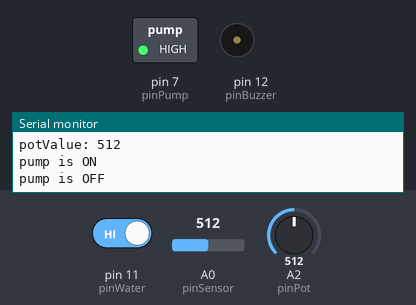
Bench run of a sketch on a simulated Arduino Uno, built with avr-gcc and run on an emulated ATmega328P. On the bench: switched loads named in the sketch (green lamp = pin HIGH), buzzer (waves = sounding, pin HIGH), the last lines printed to the serial monitor. Inputs (shaded band) come from the test bench; at power-on: pin 11 (pinWater) HIGH, A0 (pinSensor) = 512, A2 (pinPot) = 512.

Above: at 1.2 s.
1.3 s: pin 11 (pinWater) driven LOW
At 2.3 s:
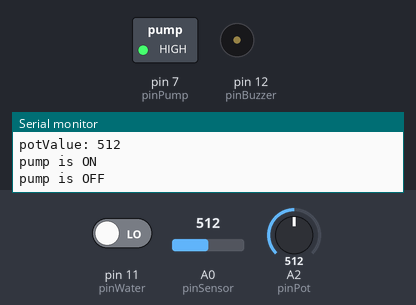
12.5 s: pin 11 (pinWater) driven HIGH
At 21.4 s:
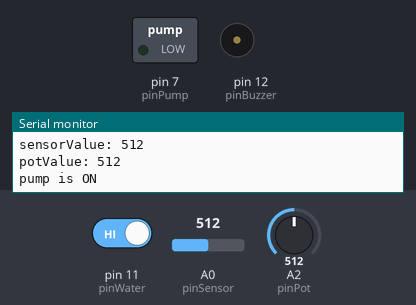
Timing chart, 0 to 23.5 s (numbered marks = the images above; inputs shaded):
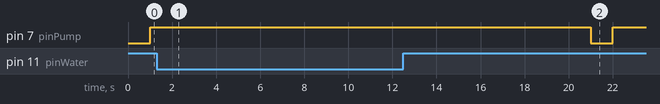

Measured:
- after the input at 1.3 s, pin 7 (pinPump): stays HIGH (without the input it goes to LOW after 9.7 s)
- after the input at 12.5 s, pin 7 (pinPump): HIGH → LOW after 8.5 s, → HIGH 1.0 s later

The sketch:

arduino-irrigation-system.ino
```cpp
//http://blog.webtronico.com/?p=88
//pouca agua = LOW


//config variables:
int pinWater = 11;
int pinBuzzer = 12;
int pinPump = 7;
int pinSensor = A0;
int pinPot = A2;
//how many seconds should we turn on the pump
int pumpTime = 1000;
//how many times should we check the water level whe the pump is turned on
int pumpCheckTime = 5;

//variables
int sensorValue = 0;
int potValue = 0;
int pumpDelayTime = 0;
float seno;
int frequencia;

void setup(){

  Serial.begin(9600);
  pinMode(pinWater, INPUT);
  pinMode(pinBuzzer, OUTPUT);
  pinMode(pinSensor, INPUT);
  pinMode(pinPot, INPUT);
  pinMode(pinPump, OUTPUT);

  digitalWrite(pinPump, HIGH);
  Serial.println("pump is OFF");

}

void loop(){

  /*
  //relay TEST
  Serial.println("Turn pump ON");
  digitalWrite(pinPump, LOW);
  delay(5000);
  Serial.println("Turn pump OFF");
  digitalWrite(pinPump, HIGH);
  delay(5000);
  */


  if(digitalRead(pinWater)==LOW){

    //we don't have water, let's call someone to bring us more :)
    Serial.println("water is LOW");
    //turn the pump off at the end
    digitalWrite(pinPump, HIGH);
    Serial.println("pump is OFF");
    //buzzer();

  }else{

    //we do have water, now we need to check the soil condition and compare with the pot minimum value
    Serial.println("water is HIGH");

    sensorValue = analogRead(pinSensor);
    Serial.print("sensorValue: ");
    Serial.println(sensorValue);

    potValue = analogRead(pinPot);
    Serial.print("potValue: ");
    Serial.println(potValue);

    //potValue = 717
    //sensorValue dry = 600
    //sensorValue total dry = 1023
    if (sensorValue >= potValue) {

      //the soil is dry, turn on the pump for some seconds and turn it off
      digitalWrite(pinPump, LOW);
      Serial.println("pump is ON");

      //we need to verify if the water ends while we pump is on
      pumpDelayTime = long(pumpTime/pumpCheckTime);
      for (int i = 0; i < pumpCheckTime; i++){

        delay(pumpDelayTime);

        //check the water level again to see if it's necessary to turn it off in the middle
        if(digitalRead(pinWater)==LOW){
          Serial.println("water is LOW, so we need to turn pump OFF");
          digitalWrite(pinPump, HIGH);
          break;
        }

      }

      //turn the pump off at the end
      digitalWrite(pinPump, HIGH);
      Serial.println("pump is OFF");

    } else {

      digitalWrite(pinPump, HIGH);
      Serial.println("pump is OFF");

    }

  }

  delay(10000);


}

void buzzer() {
  for(int x=0;x<180;x++){
    //converte graus para radiando e depois obtém o valor do seno
    seno=(sin(x*3.1416/180));
    //gera uma frequência a partir do valor do seno
    frequencia = 2000+(int(seno*1000));
    tone(pinBuzzer,frequencia);
    delay(2);
  }
}
```
